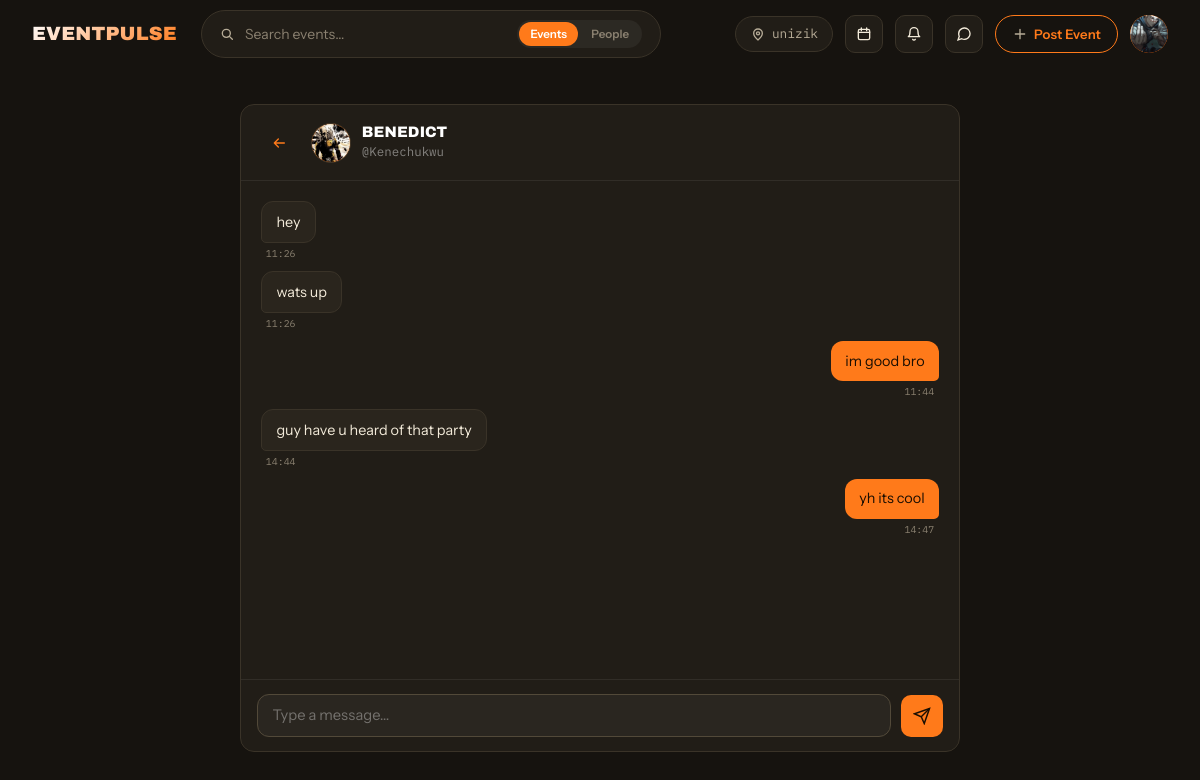
Page /social/messages/1/ (signed in) on the committed database.
### accounts/models.py (models this page shows, shortened)
class User(AbstractUser):
    class Role(models.TextChoices):
        STUDENT = 'student', 'Student'
        SOCIETY = 'society', 'Society / Club'
        STAFF   = 'staff',   'Staff'
        ADMIN   = 'admin',   'Admin'
    class Plan(models.TextChoices):
        FREE    = 'free',    'Free'
        PREMIUM = 'premium', 'Premium'
    class YearOfStudy(models.TextChoices):
        YEAR_1 = '1',  'Year 1 — Fresher'
        YEAR_2 = '2',  'Year 2'
        YEAR_3 = '3',  'Year 3'
        YEAR_4 = '4',  'Year 4'
        YEAR_5 = '5',  'Year 5'
        PG     = 'pg', 'Postgraduate'
        PHD    = 'phd','PhD'
    email           = models.EmailField(unique=True)
    profile_picture = models.ImageField(upload_to='profiles/', blank=True, null=True)
    bio             = models.TextField(blank=True)
    phone_number    = models.CharField(max_length=20, blank=True)
    university      = models.CharField(max_length=200, blank=True)
    department      = models.CharField(max_length=200, blank=True)
    student_id      = models.CharField(max_length=50,  blank=True)
    year_of_study   = models.CharField(
        max_length=5,
        choices=YearOfStudy.choices,
        blank=True,
    )
    role = models.CharField(
        max_length=20,
        choices=Role.choices,
        default=Role.STUDENT,
    )
    plan = models.CharField(
        max_length=20,
        choices=Plan.choices,
        default=Plan.FREE,
    )
    plan_expiry = models.DateTimeField(blank=True, null=True)
    updated_at = models.DateTimeField(auto_now=True)
    USERNAME_FIELD  = 'email'
    REQUIRED_FIELDS = ['username']
    class Meta:
        verbose_name        = 'User'
        verbose_name_plural = 'Users'
        ordering            = ['-date_joined']

### social/models.py (models this page shows, shortened)
class Message(models.Model):
    conversation = models.ForeignKey(
        Conversation,
        on_delete=models.CASCADE,
        related_name='messages',
    )
    sender = models.ForeignKey(
        settings.AUTH_USER_MODEL,
        on_delete=models.CASCADE,
        related_name='sent_messages',
    )
    body       = models.TextField()
    created_at = models.DateTimeField(auto_now_add=True)
    is_read    = models.BooleanField(default=False)
    class Meta:
        ordering = ['created_at']

### social/views.py (the view)
# urls.py: path('messages/<int:pk>/',                views.conversation_detail,  name='conversation'),
@login_required(login_url='accounts:login')
def conversation_detail(request, pk):
    convo = get_object_or_404(Conversation, pk=pk, participants=request.user)
    other = convo.other_participant(request.user)
    convo.messages.filter(is_read=False).exclude(sender=request.user).update(is_read=True)
    msg_list = convo.messages.select_related('sender').all()
    return render(request, 'social/conversation.html', {
        'conversation': convo,
        'other':        other,
        'messages_list': msg_list,
    })

### social/context_processors.py (called while the page is built)
def unread_messages(request):
    if not request.user.is_authenticated:
        return {'unread_messages_count': 0}
    count = (
        Message.objects
        .filter(conversation__participants=request.user, is_read=False)
        .exclude(sender=request.user)
        .count()
    )
    return {'unread_messages_count': count}

### social/models.py (called while the page is built)
    def other_participant(self, user):
        return self.participants.exclude(pk=user.pk).first()

### templates/social/conversation.html (shortened to what this page needs)
{% extends 'base.html' %}
{% load static %}
{% block content %}
<div class="ep-chat-page">
  <div class="ep-chat-container ep-convo"
       data-convo-id="{{ conversation.pk }}"
       data-fetch-url="{% url 'social:fetch_messages' conversation.pk %}"
       data-send-url="{% url 'social:send_message' conversation.pk %}">
    <header class="ep-convo__header">
      <a href="{% url 'social:inbox' %}" class="ep-convo__back" aria-label="Back to inbox">
        <span class="ep-icon ep-icon--arrow-left ep-icon--accent"></span>
      </a>
      <a href="{% url 'accounts:profile' other.username %}" class="ep-convo__peer">
        <div class="ep-convo__avatar">
          {% if other.profile_picture %}
            <img src="{{ other.profile_picture.url }}" alt="{{ other.username }}">
          {% else %}
            <span>{{ other.username|first|upper }}</span>
          {% endif %}
        </div>
        <div class="ep-convo__peer-info">
          <span class="ep-convo__peer-name">{{ other.get_full_name|default:other.username }}</span>
          <span class="ep-convo__peer-handle">@{{ other.username }}</span>
        </div>
      </a>
    </header>
    <div class="ep-convo__messages" id="messageWindow">
      {% for m in messages_list %}
        <div class="ep-msg {% if m.sender == user %}ep-msg--mine{% else %}ep-msg--theirs{% endif %}"
             data-id="{{ m.id }}">
          <div class="ep-msg__bubble">{{ m.body|linebreaksbr }}</div>
          <span class="ep-msg__time">{{ m.created_at|date:"H:i" }}</span>
        </div>
      {% empty %}
        <div class="ep-convo__hello">
          <p>This is the start of your conversation with <b>@{{ other.username }}</b>.</p>
          <p>Say hi — maybe about an event you're both going to.</p>
        </div>
      {% endfor %}
    </div>
    <div class="ep-convo__compose">
      <textarea id="msgInput" class="ep-convo__input" rows="1"
                placeholder="Type a message…" maxlength="2000"></textarea>
      <button id="msgSend" class="ep-convo__send" aria-label="Send">
        <span class="ep-icon ep-icon--send"></span>
      </button>
    </div>
  </div>
</div>
{% endblock %}

### templates/base.html (shortened to what this page needs)
<!DOCTYPE html>
<html lang="en">
<head>
  {% load static %}
  <link rel="stylesheet" href="{% static 'css/main.css' %}?v=20" />
</head>
<body>
{% block navbar %}
<nav class="ep-nav" id="epNav">
  <div class="ep-nav__inner">
    <a href="{% if user.is_authenticated %}{% url 'events:home' %}{% else %}{% url 'events:landing' %}{% endif %}" class="ep-nav__logo">
      <span>EVENT<b>PULSE</b></span>
    </a>
    <form class="ep-nav__search-form" id="navSearchForm" method="get"
          action="{% url 'events:home' %}"
          data-events-url="{% url 'events:home' %}"
          data-people-url="{% url 'accounts:search_people' %}">
      <div class="ep-nav__search">
        <span class="ep-icon ep-icon--search"></span>
        <input type="text" name="q" id="navSearchInput"
               placeholder="Search events…"
               value="{{ request.GET.q|default:'' }}" autocomplete="off" />
        <div class="ep-search-scope" role="tablist" aria-label="Search scope">
          <button type="button" class="ep-search-scope__btn is-active" data-scope="events">Events</button>
          <button type="button" class="ep-search-scope__btn" data-scope="people">People</button>
        </div>
      </div>
    </form>
    <div class="ep-nav__actions">
      <span class="ep-nav__location">
        <span class="ep-icon ep-icon--pin"></span>
        {% if user.is_authenticated and user.university %}{{ user.university|truncatechars:16 }}{% else %}Campus{% endif %}
      </span>
      {% if user.is_authenticated %}
        <a href="{% url 'events:calendar' %}" class="ep-nav__iconbtn" title="Campus calendar">
          <span class="ep-icon ep-icon--calendar"></span>
        </a>
        <a href="{% url 'social:notifications' %}" class="ep-nav__iconbtn" title="Notifications" id="notifBell">
          <span class="ep-icon ep-icon--bell"></span>
        </a>
        <a href="{% url 'social:inbox' %}" class="ep-nav__iconbtn" title="Messages">
          <span class="ep-icon ep-icon--chat"></span>
        </a>
        <a href="{% url 'events:create' %}" class="ep-btn ep-btn--create ep-btn--sm">
          <span class="ep-icon ep-icon--plus"></span>
          Post Event
        </a>
        <div class="ep-nav__user-menu" id="userMenu">
          <div class="ep-nav__avatar" id="avatarBtn">
            {% if user.profile_picture %}
              <img src="{{ user.profile_picture.url }}" alt="{{ user.username }}">
            {% else %}
              {{ user.username|first|upper }}
            {% endif %}
          </div>
        </div>
      {% else %}
        <a href="{% url 'accounts:login' %}"    class="ep-btn ep-btn--outline ep-btn--sm">Sign In</a>
        <a href="{% url 'accounts:register' %}" class="ep-btn ep-btn--primary ep-btn--sm">Register</a>
      {% endif %}
    </div>
  </div>
</nav>
{% endblock %}
{% block content %}{% endblock %}
{% load static %}
</body>
</html>

### rows in the picture
User: university "unizik", profile_picture (picture)
User: profile_picture (picture), get_full_name "BENEDICT", username "Kenechukwu"
Message: body "hey", created_at "11:26"
Message: body "wats up", created_at "11:26"
Message: body "im good bro", created_at "11:44"
Message: body "guy have u heard of that party", created_at "14:44"
Message: body "yh its cool", created_at "14:47"
